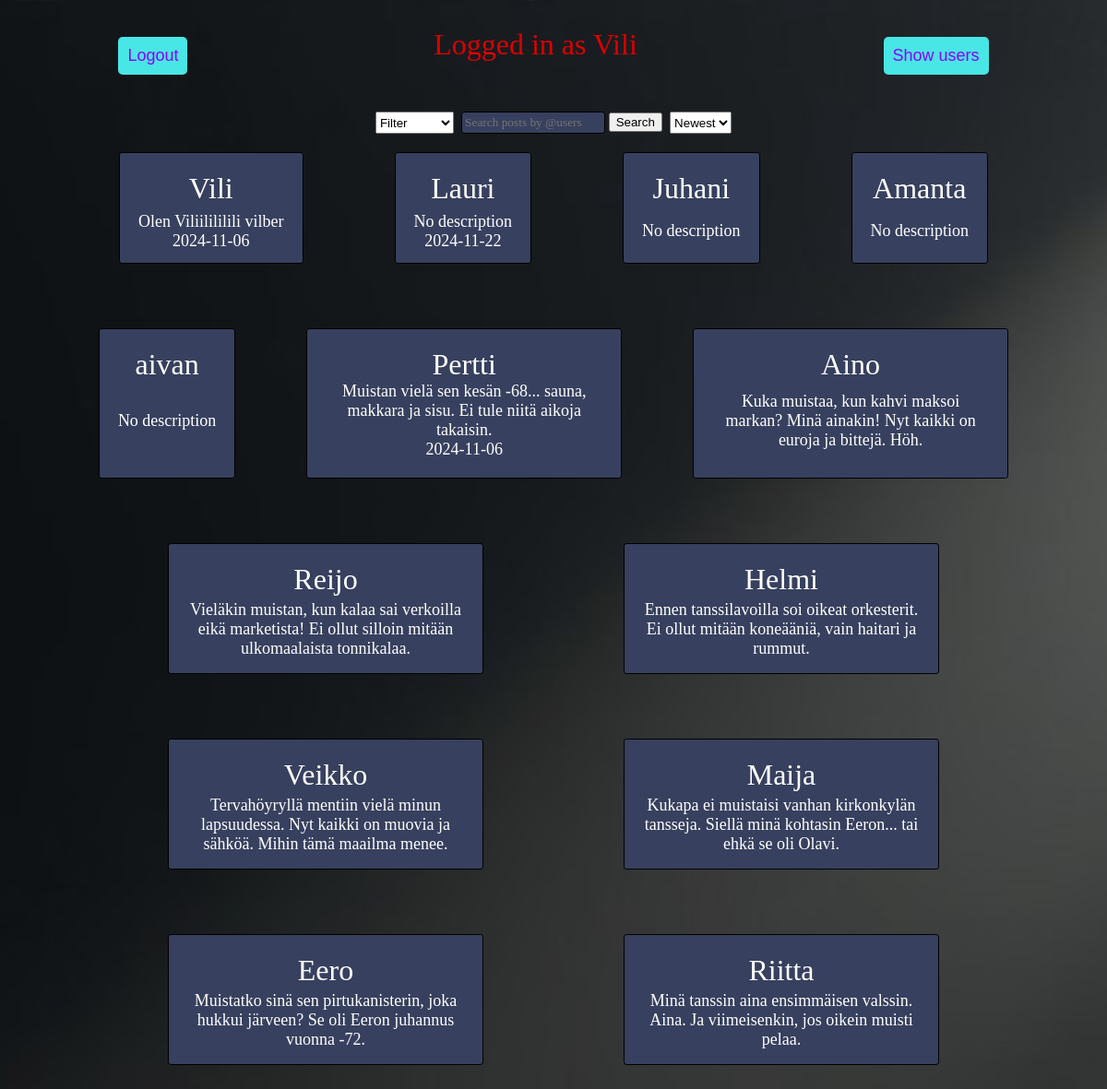
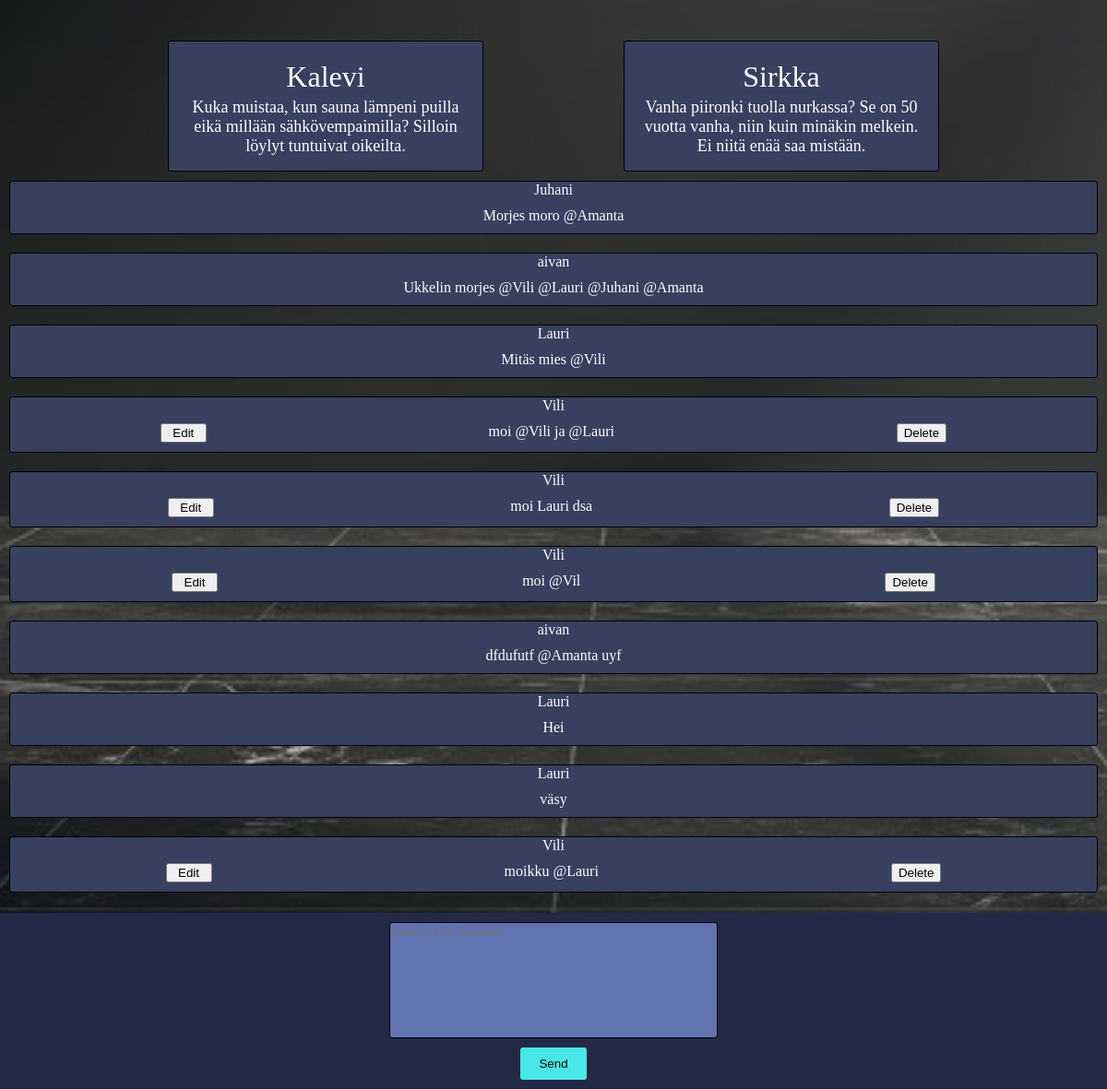
/index.php (signed in), run on the app's committed database (2 pictures, top to bottom).
### tables this page shows
CREATE TABLE `users` (
  `id` int(11) NOT NULL,
  `name` varchar(255) NOT NULL,
  `password` varchar(255) NOT NULL,
  `email` varchar(255) NOT NULL,
  `description` varchar(255) NOT NULL,
  `creation_date` date DEFAULT NULL
);

CREATE TABLE `posts` (
  `id` int(11) NOT NULL,
  `content` varchar(255) NOT NULL,
  `sender` int(11) NOT NULL
);

### index.php (the view, shortened to what this page needs)
<?php
include 'dbyhteys.php';
?>
<!DOCTYPE html>
<html lang="en">
<head>
    <link rel="stylesheet" href="style.css">
</head>
<body>
    <div id="topbar">
        <?php
        if (isset($_SESSION["user"])) {
            ?>
            <form action="logout.php" method="POST">
                <input id="logoutButton" type="submit" value="Logout">
            </form>
            <?php
        }
        ?>
        <div id="user">
            <?php
                if (isset($_SESSION["user"])) {
                    echo "Logged in as " . $_SESSION["user"]["name"];
                }
            ?>
        </div>
        <?php
        if (isset($_SESSION["user"])) {
            ?>
            <button class="showButton" id="showUserButton" onclick="
                document.querySelector('#showUserButton').style.display = 'none';
                document.querySelector('#showPostsButton').style.display = 'block';
                document.querySelector('#posts').style.display = 'none';
                document.querySelector('#showUserForm').style.display = 'block';
                ">Show users
            </button>
            <?php
        }
        ?>
    </div>
    <?php
    if ($_SESSION != null) {
        ?>
        <div id="Filters">
            <select id="filterSelect" onChange="filterSelect()">
                <option value="" disabled selected>Filter</option>
            </select>
            <div id="search">
                <input id="searchInput" type="text" placeholder="Search posts by @users ">
                <button id="searchButton">Search</button>
            </div>
            <select id="sortSelect" onChange="sortSelect()">
                <option value="Newest">Newest</option>
            </select>
        </div>
        <?php
    }
    ?>
    <div id="users">
        <?php
        if (isset($_SESSION["user"])) {
            $users = $conn->query("SELECT * FROM `users`")->fetchAll();
            foreach ($users as $user) {
                echo "<div class='user'>" . $user["name"] . "<br><div class='userDescription'>" .
                $user["description"];
                if ($user["description"] == null) {
                    echo "No description";
                }
                echo "<br>" . $user["creation_date"] . "</div></div>";
            }
        }
        ?>
    </div>
    <div id="posts">
        <?php
        $posts = $conn->query("SELECT * FROM `posts`")->fetchAll();
        foreach ($posts as $post) {
            echo "<div class='post'>";
            $user = $conn->query("SELECT * FROM `users` WHERE `id` = " . $post['sender'])->fetch();
            echo $user["name"] . "<br><div class='contentRow'>";
            if (isset($_SESSION["user"]["id"]) && $post["sender"] == $_SESSION["user"]["id"]) {
                ?>
                <button class="editButton" onclick="
                    this.closest('.post').querySelector('.editButton').style.display = 'none';
                    this.closest('.post').querySelector('.postContent').style.display = 'none';
                    this.closest('.post').querySelector('.postDelete').style.display = 'none';
                    this.closest('.post').querySelector('.editForm').style.display = 'block';
                    this.closest('.post').querySelector('.editContent').value = this.closest('.post').querySelector('.postContent').innerText;
                    this.closest('.post').querySelector('.editId').value = this.closest('.post').querySelector('.postDelete input').value;
                    ">Edit
                </button>
                <?php
            }
            echo "<div class='postContent'>" . $post["content"] . "</div>";
            if (isset($_SESSION["user"]["id"]) && $post["sender"] == $_SESSION["user"]["id"]) {
                ?>
                <form class="postDelete" action="deletepost.php" method="POST">
                    <input type="submit" value="Delete">
                </form>
                <?php
            }
            echo "</div></div>";
          }
        ?>
    </div>
    <?php
    if (isset($_SESSION["user"])) {
        ?>
        <div id="sendbox">
            <form action="sendpost.php" method="POST" id="sendboxForm">
                <textarea
                    rows="2"
                    cols="25"
                    id ="sendInputbox"
                    type="text"
                    name="content"
                    id="content"
                    maxlength="144"
                    placeholder="Limit is 144 characters"
                    ></textarea>
                <input id ="sendbutton" type="submit" value="Send">
            </form>
        </div>
        <?php
    }
    ?>
</body>
</html>

### style.css (style rules this page uses)
body { display: flex; flex-direction: column; text-align: center; background-image: url('./pics/frogger.jpg'); background-image: url('./pics/image-cache.jpg'); background-image: url('./pics/image-cache.jpg'); background-size: cover; background-position: center; margin: 0; min-height: 100vh; font-family: 'Indie Flower', cursive; color: #FFFF; }
#topbar { display: flex; justify-content: space-around; padding-block: 20px; }
.showButton { margin-top: 20px; background-color: rgb(73, 230, 230); padding: 10px; font-size: 1.5vw; color: rgb(140, 0, 255); border-radius: 5px; border: none; }
#logoutButton { margin-top: 20px; background-color: rgb(73, 230, 230); padding: 10px; font-size: 1.5vw; color: rgb(140, 0, 255); border-radius: 5px; border: none; }
.editButton { width: 50px; }
#user { color:#db0000; font-size: xx-large; padding: 10px; }
#Filters { display: flex; justify-content: center; padding-block: 20px; }
#searchInput { background-color: rgb(55, 64, 94); width: 63%; color: #FFFF; border-radius: 0.1vh; border-radius: 0.4vh; border: solid 0.1vh black; font-family: 'Indie Flower', cursive; padding: 3px; }
#users { display: flex; justify-content: space-evenly; flex-wrap: wrap; gap: 70px; padding-inline: 100px; }
.user { font-size: xx-large; background-color: rgb(55, 64, 94); padding: 20px; max-width: 300px; border-radius: 0.4vh; border: solid 0.1vh black; }
.userDescription { font-size: large; display: flex; align-items: center; height: 70%; }
#posts { display: flex; flex-direction: column-reverse; padding-bottom: 160px; }
.post { background-color: rgb(55, 64, 94); border: solid 0.1vh black; margin: 10px; border-radius: 0.4vh; }
#sendbox { position: fixed; left: 0; right: 0; bottom: 0; background-color: rgb(33, 41, 68); padding-block: 10px; }
#sendboxForm { display: flex; justify-content: center; flex-direction: column; gap: 10px; align-items: center; }
#sendInputbox { background-color: rgb(98, 116, 177); width: 40%; max-width: 350px; height: 120px; border-radius: 0.1vh; border-radius: 0.4vh; border: solid 0.1vh black; font-family: 'Indie Flower', cursive; resize: none; color: #FFFF; }
#sendbutton { background-color: rgb(73, 230, 230); border: none; border-radius: 0.1vh; border-radius: 3px; padding-inline: 20px; padding-block: 10px; height: 50%; }
.contentRow { display: flex; justify-content: space-around; margin: 10px; text-align: center; }

### data on the page
users: name "Vili", description "Olen Viliilililili vilber", creation_date "2024-11-06"
users: name "Lauri", description "No description", creation_date "2024-11-22"
users: name "Juhani", description "No description"
users: name "Amanta", description "No description"
users: name "aivan", description "No description"
users: name "Pertti", description "Muistan vielä sen kesän -68... sauna, makkara ja sisu. Ei tule niitä aikoja takaisin.", creation_date "2024-11-06"
users: name "Aino", description "Kuka muistaa, kun kahvi maksoi markan? Minä ainakin! Nyt kaikki on euroja ja bittejä. Höh."
users: name "Reijo", description "Vieläkin muistan, kun kalaa sai verkoilla eikä marketista! Ei ollut silloin mitään ulkomaalaista tonnikalaa."
users: name "Helmi", description "Ennen tanssilavoilla soi oikeat orkesterit. Ei ollut mitään koneääniä, vain haitari ja rummut."
users: name "Veikko", description "Tervahöyryllä mentiin vielä minun lapsuudessa. Nyt kaikki on muovia ja sähköä. Mihin tämä maailma menee."
users: name "Maija", description "Kukapa ei muistaisi vanhan kirkonkylän tansseja. Siellä minä kohtasin Eeron... tai ehkä se oli Olavi."
users: name "Eero", description "Muistatko sinä sen pirtukanisterin, joka hukkui järveen? Se oli Eeron juhannus vuonna -72."
users: name "Riitta", description "Minä tanssin aina ensimmäisen valssin. Aina. Ja viimeisenkin, jos oikein muisti pelaa."
users: name "Kalevi", description "Kuka muistaa, kun sauna lämpeni puilla eikä millään sähkövempaimilla? Silloin löylyt tuntuivat oikeilta."
users: name "Sirkka", description "Vanha piironki tuolla nurkassa? Se on 50 vuotta vanha, niin kuin minäkin melkein. Ei niitä enää saa mistään."
posts: sender.name "Vili", shows "Edit", content "moikku @Lauri"
posts: sender.name "Lauri", content "väsy"
posts: sender.name "Lauri", content "Hei"
posts: sender.name "aivan", content "dfdufutf @Amanta uyf"
posts: sender.name "Vili", shows "Edit", content "moi @Vil"
posts: sender.name "Vili", shows "Edit", content "moi Lauri dsa"
posts: sender.name "Vili", shows "Edit", content "moi @Vili ja @Lauri"
posts: sender.name "Lauri", content "Mitäs mies @Vili"
posts: sender.name "aivan", content "Ukkelin morjes @Vili @Lauri @Juhani @Amanta"
posts: sender.name "Juhani", content "Morjes moro @Amanta"

### other printed values
$_SESSION["user"]["name"] "Vili"
